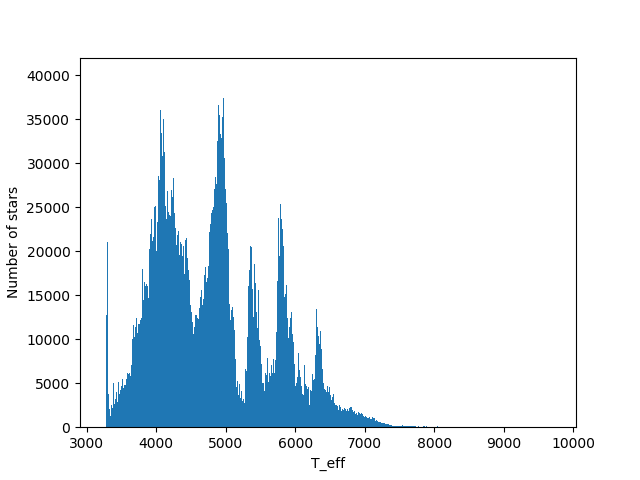

This figure's Python source:
import numpy as np
import matplotlib.pyplot as plt
import sqlite3

db_name = "../gaia_dr2_rv_2019-02-22-15-56-06.db"
conn = sqlite3.connect(db_name)
c = conn.cursor()
qt = c.execute("SELECT teff_val FROM gaia WHERE teff_val IS NOT NULL").fetchall()

t = list(map(lambda r: r[0], qt))
n, bins, patches = plt.hist(t, 1000)

plt.xlabel('T_eff')
plt.ylabel('Number of stars')
plt.savefig('plot_rv_cat_teff.png')